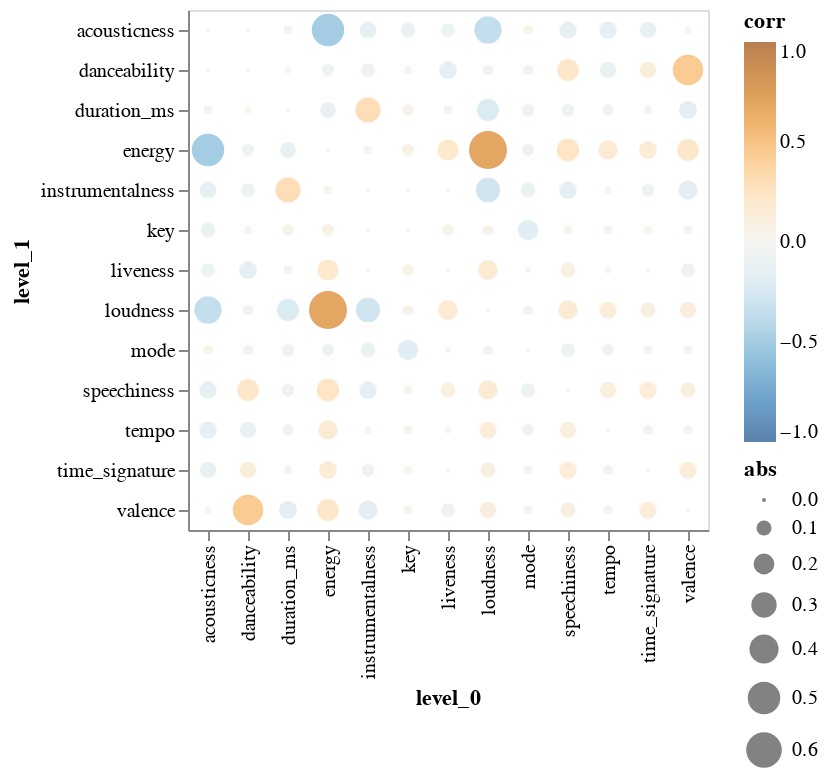

Notebook code for this chart:
### Code cell
# Check absolute correlation
corr_df = data.corr('spearman').stack().reset_index(name='corr')
corr_df.loc[corr_df['corr'] == 1, 'corr'] = 0  # Remove diagonal
corr_df['abs'] = corr_df['corr'].abs()
alt.Chart(corr_df).mark_circle().encode(
    x='level_0',
    y='level_1',
    size='abs',
    color=alt.Color('corr', scale=alt.Scale(scheme='blueorange', domain=(-1, 1))))

### Figure 1 — Vega-Lite specification as saved in the notebook (floating-point values rounded to 4 significant figures; data arrays with more than 128 entries replaced by an {"elided": "..."} marker saying what was removed)
{"config": {"view": {"continuousWidth": 400, "continuousHeight": 300}}, "data": {"name": "data-d7f754ef50ea509dd15e47fb1e9bdeae"}, "mark": "circle", "encoding": {"color": {"field": "corr", "scale": {"domain": [-1, 1], "scheme": "blueorange"}, "type": "quantitative"}, "size": {"field": "abs", "type": "quantitative"}, "x": {"field": "level_0", "type": "nominal"}, "y": {"field": "level_1", "type": "nominal"}}, "$schema": "https://vega.github.io/schema/vega-lite/v4.17.0.json", "datasets": {"data-d7f754ef50ea509dd15e47fb1e9bdeae": {"elided": "169 records"}}}
